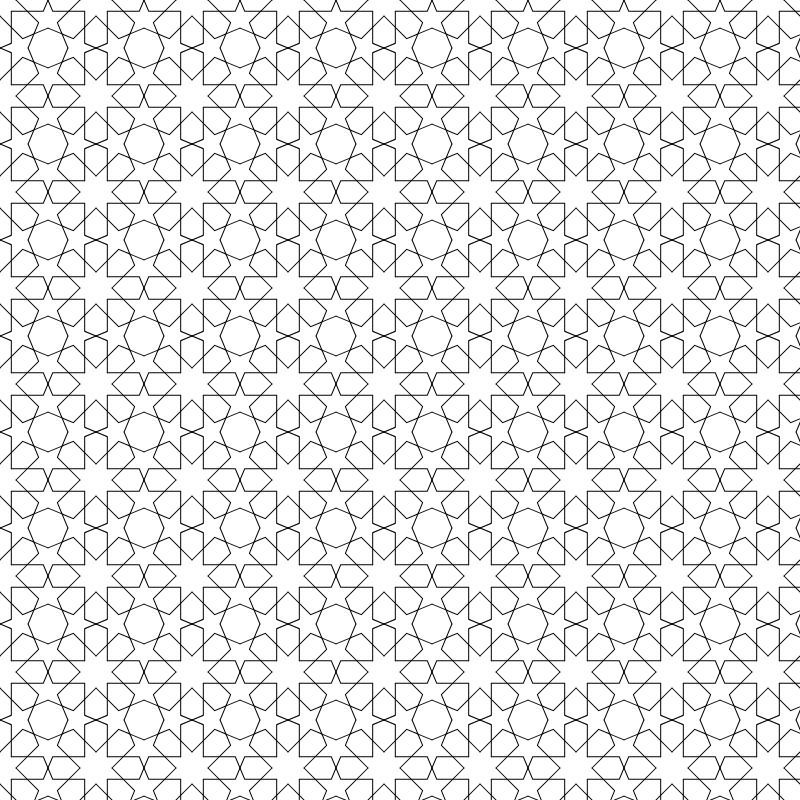
Frame 1 (no input)
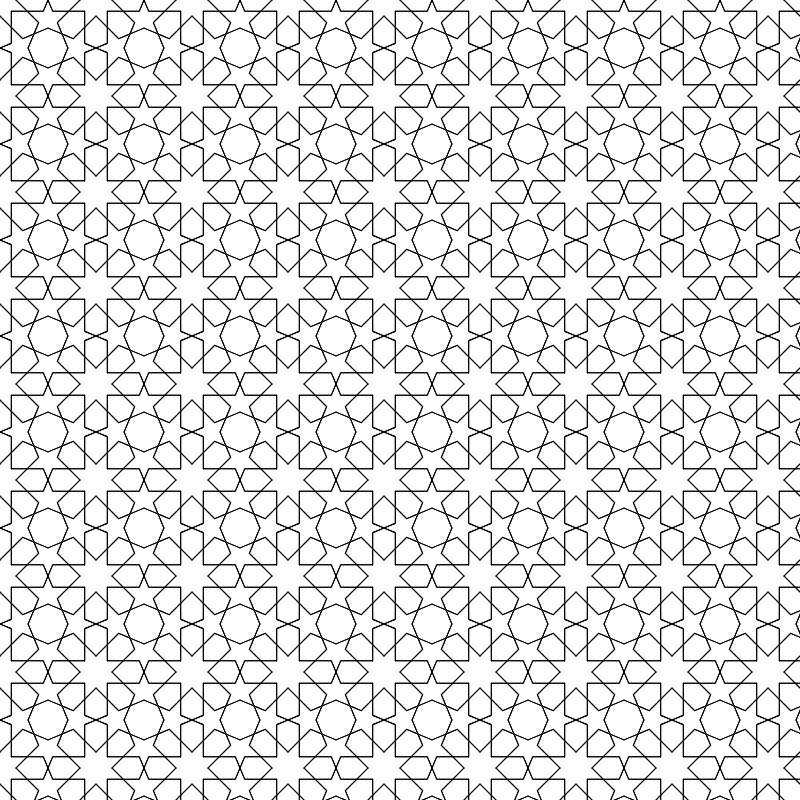
Frame 2 (the mouse pressed at the canvas centre, redrawn once)

The p5.js sketch that drew these frames (run headless with seeded random() and noise() and a simulated clock; the mouse was pressed at the canvas centre and the sketch redrawn once):

// p5.js sketch
// ── sketch.js
/*
Code written by Selcuk ARTUT 2022
Geometric Patterns with Creative Coding 
All rights reserved
*/

// Motif class
class Motif {
    constructor(a) {
        this.a = a;
    }

    display() {
        let x0, y0, x1, y1, x2, y2, x3, y3, x4, y4, x5, y5, x6, y6;
        let b = 2 * a * cos(67.5);
        let c = (3 * b * sin(22.5)) / sin(112.5);

        x0 = 0;
        y0 = a;
        x1 = 2 * a * cos(45);
        y1 = 2 * a * sin(45) + a;
        x2 = x1 + b * cos(22.5);
        y2 = y1 - b * sin(22.5);
        x3 = a * cos(45);
        y3 = a * sin(45);
        x4 = x3;
        y4 = y3 + 2 * a;
        x5 = 0;
        y5 = 3 * a;
        x6 = c * cos(22.5);
        y6 = y5 + c * sin(22.5);

        push();
            rotate(45);
            for (let i = 0; i < 4; i++) {
                push();
                    rotate(90 * i);
                    //right side
                    beginShape();
                    vertex(x0, -y0);
                    vertex(x1, -y1);
                    vertex(x2, -y2);
                    endShape();
                    beginShape();
                    vertex(x3, -y3);
                    vertex(x4, -y4);
                    vertex(x5, -y5);
                    vertex(x6, -y6);
                    endShape();
                    //left side
                    push();
                        scale(-1, 1);
                        beginShape();
                        vertex(x0, -y0);
                        vertex(x1, -y1);
                        vertex(x2, -y2);
                        endShape();
                        beginShape();
                        vertex(x3, -y3);
                        vertex(x4, -y4);
                        vertex(x5, -y5);
                        vertex(x6, -y6);
                        endShape();
                    pop();
                pop();
            }
        pop();
    }
}

//scale factor
let a = 16;
let nRow;
let nCol;
let motif = new Motif(a);
let dx, dy;

function setup() {
    createCanvas(800, 800);
    angleMode(DEGREES);
    noLoop();
    noFill();

    dx = 6 * a;
    dy = dx;

    //approximate the nRow and nCol values
    nRow = ceil(height / dy);
    nCol = ceil(width / dx);
}

function draw() {
    for (let r = 0; r < nRow; r++) {
        for (let c = 0; c < nCol; c++) {
            push();
                translate(c * dx, r * dy);
                motif.display();
            pop();
        }
    }
}
